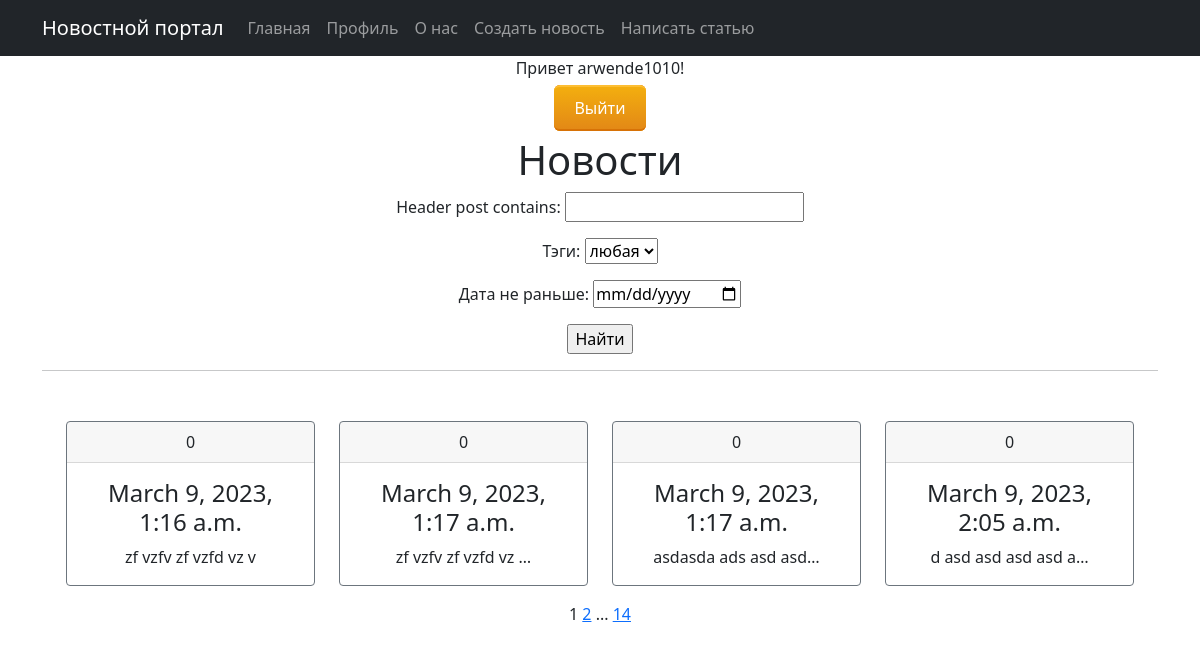
The page / (signed in) on the database its author committed.
### NewsPortal/models.py (models this page shows, shortened)
class Post(models.Model):
    field = models.CharField(max_length=7, choices=POSITIONS,
                             default='news')  # статья или новость, берем данные из файла data
    time_in = models.DateTimeField(auto_now_add=True)  # дата и время создания
    header_post = models.CharField(max_length=255, null=True)  # заголовок статьи новости
    text = models.TextField(unique=True)  # так как тексты могут быть большие берем TextField
    rating = models.IntegerField(default=0)  # рейтинг новости или статьи, флоат
    category = models.ManyToManyField(Category,
                                      through='PostCategory')  # тут остается сделать свзяь многие ко многим с моделью категории
    author = models.ForeignKey(Author, on_delete=models.CASCADE)  # связь один ко многим с автором

### NewsPortal/views.py (the view)
# urls.py: path('', PostList.as_view(), name='post_list'),
class PostList(LoginRequiredMixin, ListView):
    model = Post  # не моуг понять почему при вставке заместо модел queryset = Post.objects.order_by('-publication_date')
    ordering = 'header_post'
    template_name = 'posts.html'
    context_object_name = 'posts'
    paginate_by = 4  # вот так мы можем указать количество записей на странице
    def get_queryset(self):
        queryset = super().get_queryset()
        self.filterset = PostFilter(self.request.GET, queryset)
        return self.filterset.qs
    def get_context_data(self, **kwargs):
        context = super().get_context_data(**kwargs)
        context['filterset'] = self.filterset
        return context

### NewsPortal/models.py (called while the page is built)
    def __str__(self):
        return f'{self.name}'

### NewsPortal/templatetags/custom_tags.py (called while the page is built)
@register.simple_tag(takes_context=True)
def url_replace(context, **kwargs):
   d = context['request'].GET.copy()
   for k, v in kwargs.items():
      d[k] = v
   return d.urlencode()

### templates/posts.html (shortened to what this page needs)
{% extends 'flatpages/default.html' %}
{% load custom_tags %}
{% block content %}
<h1>Новости</h1>
   <form action="" method="get">
       {{ filterset.form.as_p }}
       <input type="submit" value="Найти" />
   </form>
<hr>
{% if posts %}
<div class="container">
    <div class="row", style="margin-top: 50px;">
        {% for post in posts %}
        <div class="col-sm">
            <div class="card border-secondary mb-3", style="max-width: 20rem:">
                <div class="card-header">{{ post.header_post  }}</div>
                <div class="card-body">
                    <h4 class="card-title">{{ post.time_in }}</h4>
                    <p class="card-text">{{ post.text|truncatechars:20  }}</p>
                </div>
            </div>
        </div>
        {% endfor %}
    </div>
</div>
{% else %}
       <h2>Новостей нет!</h2>
   {% endif %}
   {{ page_obj.number }}
   {% if page_obj.has_next %}
       <a href="?{% url_replace page=page_obj.next_page_number %}">{{ page_obj.next_page_number }}</a>
       {% if paginator.num_pages != page_obj.next_page_number %}
           ...
           <a href="?{% url_replace page=page_obj.paginator.num_pages %}">{{ page_obj.paginator.num_pages }}</a>
       {% endif %}
   {% endif %}
{% endblock content %}

### templates/flatpages/default.html (shortened to what this page needs)
<!DOCTYPE html>
<html lang="en">
    <head>
        {% load static %}
        <link href="{% static 'css/styles.css' %}" rel="stylesheet" />
    </head>
    <body>
        <nav class="navbar navbar-expand-lg navbar-dark bg-dark static-top">
           <div class="container">
               <a class="navbar-brand" href="#">Новостной портал</a>
               <div class="collapse navbar-collapse" id="navbarResponsive">
                   <ul class="navbar-nav ml-auto">
                       <li class="nav-item active">
                           <a class="nav-link" href="/">Главная</a>
                       </li>
                       <li class="nav-item active">
                           <a class="nav-link" href="{% url 'profil_user' user.pk %}">Профиль</a>
                       </li>
                       <li class="nav-item active">
                           <a class="nav-link" href="#">О нас</a>
                       </li>
                       <li class="nav-item active">
                           <a class="nav-link" href="/news/create/">Создать новость</a>
                       <li class="nav-item active">
                           <a class="nav-link" href="/article/create/">Написать статью</a>
                   </ul>
               </div>
           </div>
        </nav>
        <div class="container">
            <div class="row">
                <div class="col-lg-12 text-center">
                    {% if user.is_authenticated %}
                        <p>Привет {{ user.username }}!</p>
                        <p><a href="/accounts/logout/" class="button24">Выйти</a></p>
                    {% else %}
                        <p>Вы не авторизованы.</p>
                        <a href="/accounts/login/" class="button24">Войти</a>
                    {% endif %}
                    {% block content %}{% endblock content %}
                </div>
            </div>
        </div>
    </body>
</html>

### rows shown on the page
Post: header_post "0", time_in "March 9, 2023, 1:16 a.m.", text "zf vzfv zf vzfd vz v"
Post: header_post "0", time_in "March 9, 2023, 1:17 a.m.", text "zf vzfv zf vzfd vz …"
Post: header_post "0", time_in "March 9, 2023, 1:17 a.m.", text "asdasda ads asd asd…"
Post: header_post "0", time_in "March 9, 2023, 2:05 a.m.", text "d asd asd asd asd a…"

### other values the page prints
{{ user.username }} "arwende1010"
{{ page_obj.number }} "1"
{{ page_obj.next_page_number }} "2"
{{ page_obj.paginator.num_pages }} "14"
